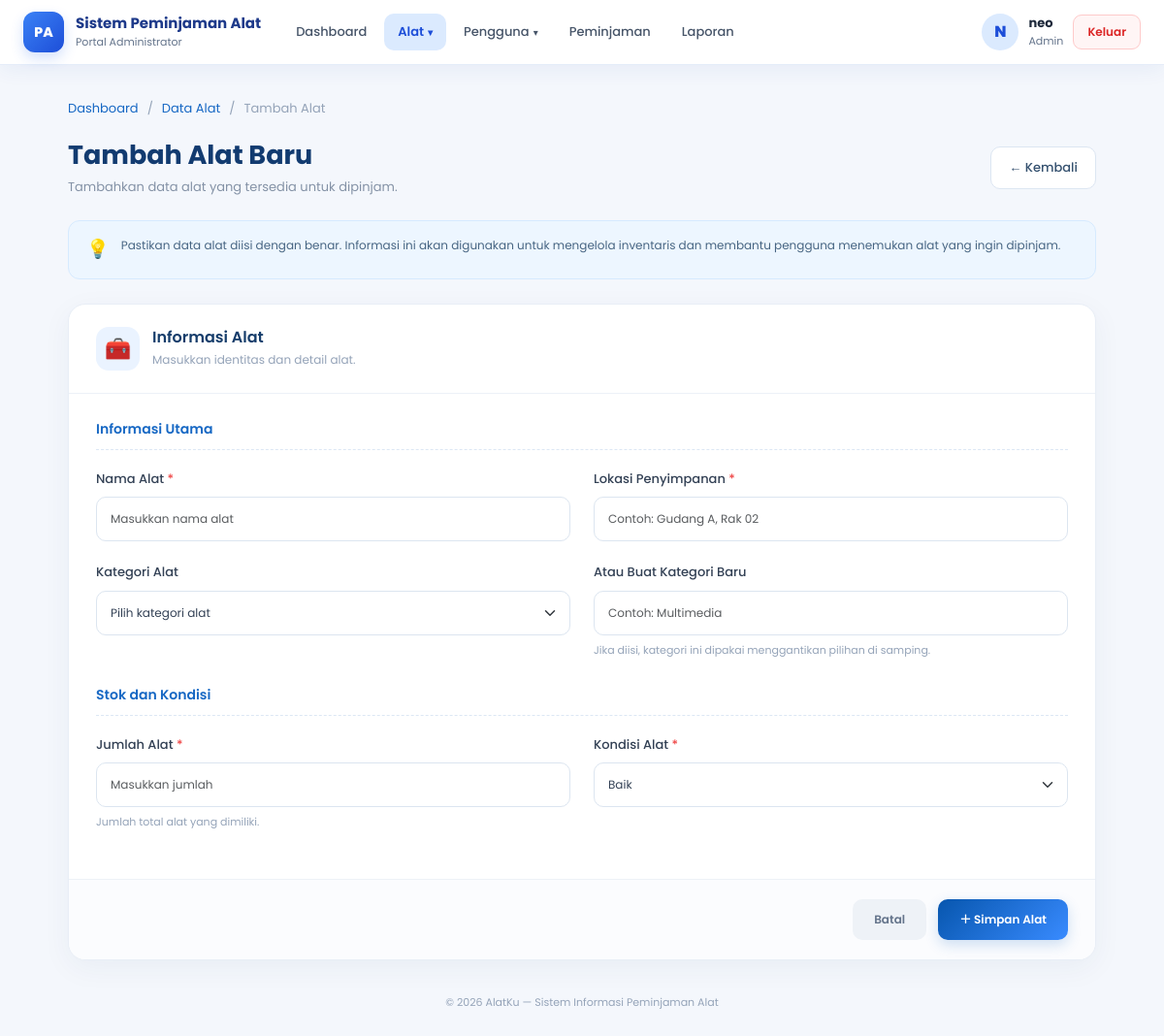
Page /admin/tambah_alat.php (signed in) on the committed database.
### tables this page shows
CREATE TABLE `users` (
  `id` int(11) NOT NULL,
  `username` varchar(50) NOT NULL,
  `nama_lengkap` varchar(100) NOT NULL,
  `alamat` varchar(225) NOT NULL,
  `password` varchar(255) NOT NULL,
  `role` enum('admin','petugas','peminjam') NOT NULL
);

### includes/auth.php (called while the page is built, shortened)
<?php
function e($v): string
{
    return htmlspecialchars((string)$v, ENT_QUOTES, 'UTF-8');
}
function auth_user(PDO $pdo): array
{
    static $user = null;
    if ($user !== null) {
        return $user;
    }
    $s = $pdo->prepare('SELECT id, username, nama_lengkap, role FROM users WHERE id = ?');
    $s->execute([$_SESSION['user_id']]);
    $user = $s->fetch();
    return $user;
}
function dashboard_url(string $role): string
{
    return match ($role) {
        'admin'   => 'dashboard_admin.php',
        'petugas' => 'status_peminjaman.php',
        default   => 'lihat_alat.php',
    };
}
function require_role(PDO $pdo, array $roles): array
{
    $u = auth_user($pdo);
    return $u;
}
function pull_flash(): ?array
{
    $f = $_SESSION['flash'] ?? null;
    return $f;
}
function role_label(string $role): string
{
    return ['admin' => 'Admin', 'petugas' => 'Petugas', 'peminjam' => 'Peminjam'][$role] ?? ucfirst($role);
}

### admin/tambah_alat.php (the view, shortened to what this page needs)
<?php
require_once __DIR__ . '/../includes/auth.php';
$me = require_role($pdo, ['admin']);
$kondisiList = ['baik' => 'Baik', 'rusak ringan' => 'Rusak Ringan', 'rusak berat' => 'Rusak Berat'];
?>
<!DOCTYPE html>
<html lang="id">
<head>
    <link rel="stylesheet" href="../asset/css/bootstrap.css">
    <link rel="stylesheet" href="../asset/css/navbar.css">
</head>
<body>
<?php include __DIR__ . '/../includes/navbar.php'; ?>
    <main class="container-main">
        <div class="breadcrumb-custom">
            <a href="dashboard_admin.php">Dashboard</a>
            <span>/</span>
            <a href="lihat_alat.php">Data Alat</a>
            <span>/</span>
            <span>Tambah Alat</span>
        </div>
        <div class="page-heading">
            <div>
                <h1>Tambah Alat Baru</h1>
                <p>Tambahkan data alat yang tersedia untuk dipinjam.</p>
            </div>
            <a href="dashboard_admin.php" class="btn-back">
                ← Kembali
            </a>
        </div>
        <div class="info-box">
            <span>💡</span>
            <p>
                Pastikan data alat diisi dengan benar. Informasi ini akan digunakan
                untuk mengelola inventaris dan membantu pengguna menemukan alat
                yang ingin dipinjam.
            </p>
        </div>
        <form id="formTambahAlat" method="post" action="tambah_alat.php">
            <div class="form-card">
                <div class="card-header-custom">
                    <div class="header-icon">🧰</div>
                    <div>
                        <h5>Informasi Alat</h5>
                        <p>Masukkan identitas dan detail alat.</p>
                    </div>
                </div>
                <div class="form-body">
                    <h6 class="section-title">Informasi Utama</h6>
                    <div class="row">
                        <div class="col-md-6">
                            <div class="form-group">
                                <label for="nama_alat" class="form-label">
                                    Nama Alat <span class="required">*</span>
                                </label>
                                <input type="text" class="form-control" id="nama_alat" name="nama_alat"
                                       value="<?= e($f['nama_alat']) ?>"
                                       placeholder="Masukkan nama alat" maxlength="100" required>
                            </div>
                        </div>
                        <div class="col-md-6">
                            <div class="form-group">
                                <label for="lokasi" class="form-label">
                                    Lokasi Penyimpanan <span class="required">*</span>
                                </label>
                                <input type="text" class="form-control" id="lokasi" name="lokasi"
                                       value="<?= e($f['lokasi']) ?>"
                                       placeholder="Contoh: Gudang A, Rak 02" maxlength="100" required>
                            </div>
                        </div>
                        <div class="col-md-6">
                            <div class="form-group">
                                <label for="id_kategori" class="form-label">Kategori Alat</label>
                                <select class="form-select" id="id_kategori" name="id_kategori">
                                    <option value="">Pilih kategori alat</option>
                                </select>
                            </div>
                        </div>
                        <div class="col-md-6">
                            <div class="form-group">
                                <label for="kategori_baru" class="form-label">Atau Buat Kategori Baru</label>
                                <input type="text" class="form-control" id="kategori_baru" name="kategori_baru"
                                       value="<?= e($f['kategori_baru']) ?>"
                                       placeholder="Contoh: Multimedia" maxlength="100">
                                <div class="form-text">Jika diisi, kategori ini dipakai menggantikan pilihan di samping.</div>
                            </div>
                        </div>
                    </div>
                    <h6 class="section-title mt-2">Stok dan Kondisi</h6>
                    <div class="row">
                        <div class="col-md-6">
                            <div class="form-group">
                                <label for="stok" class="form-label">
                                    Jumlah Alat <span class="required">*</span>
                                </label>
                                <input type="number" class="form-control" id="stok" name="stok"
                                       value="<?= e($f['stok']) ?>"
                                       placeholder="Masukkan jumlah" min="1" required>
                                <div class="form-text">Jumlah total alat yang dimiliki.</div>
                            </div>
                        </div>
                        <div class="col-md-6">
                            <div class="form-group">
                                <label for="kondisi" class="form-label">
                                    Kondisi Alat <span class="required">*</span>
                                </label>
                                <select class="form-select" id="kondisi" name="kondisi" required>
                                    <?php foreach ($kondisiList as $val => $label): ?>
                                        <option value="<?= e($val) ?>" <?= $f['kondisi'] === $val ? 'selected' : '' ?>>
                                            <?= e($label) ?>
                                        </option>
                                    <?php endforeach; ?>
                                </select>
                            </div>
                        </div>
                    </div>
                </div>
                <div class="form-footer">
                    <a href="dashboard_admin.php" class="btn-custom btn-cancel">Batal</a>
                    <button type="submit" class="btn-custom btn-submit">＋ Simpan Alat</button>
                </div>
            </div>
        </form>
        <div class="footer-text">
            © 2026 AlatKu — Sistem Informasi Peminjaman Alat
        </div>
    </main>
</body>
</html>

### includes/navbar.php (shortened to what this page needs)
<?php
require_once __DIR__ . '/auth.php';
$nvUser  = auth_user($pdo);
$nvRole  = $nvUser['role'];
$nvAlias = ['edit_petugas.php' => 'daftar_user.php'];
$nvCur   = basename(parse_url($_SERVER['REQUEST_URI'], PHP_URL_PATH));
$nvCur   = $nvAlias[$nvCur] ?? $nvCur;
$nvMenus = match ($nvRole) {
    'admin' => [
        ['Dashboard', 'dashboard_admin.php'],
        ['Alat', null, [
            ['Lihat Alat', 'lihat_alat.php'],
            ['Tambah Alat', 'tambah_alat.php'],
            ['Edit Alat', 'edit_alat.php'],
            ['Hapus Alat', 'delete_alat.php'],
        ]],
        ['Pengguna', null, [
            ['Daftar User', 'daftar_user.php'],
            ['Tambah User', 'edit_user.php?tambah=1'],
            ['Daftar Petugas', 'daftar_user.php?role=petugas'],
        ]],
        ['Peminjaman', 'status_peminjaman.php'],
        ['Laporan', 'laporan.php'],
    ],
    'petugas' => [
        ['Peminjaman', 'status_peminjaman.php'],
        ['Lihat Alat', 'lihat_alat.php'],
        ['Laporan', 'laporan.php'],
    ],
    default => [
        ['Lihat Alat', 'lihat_alat.php'],
        ['Pinjam Alat', 'pinjam_alat.php'],
        ['Status Peminjaman', 'status_peminjaman.php'],
    ],
};
function nv_is_active(string $href, string $cur): bool
{
    return basename(parse_url($href, PHP_URL_PATH)) === $cur;
}
$nvInisial = mb_strtoupper(mb_substr($nvUser['nama_lengkap'] ?: $nvUser['username'], 0, 1));
$nvPortal  = ['admin' => 'Portal Administrator', 'petugas' => 'Portal Petugas', 'peminjam' => 'Portal Peminjam'][$nvRole] ?? '';
?>
<header class="nv">
    <div class="nv-inner">
        <a class="nv-brand" href="<?= e(dashboard_url($nvRole)) ?>">
            <span class="nv-logo">PA</span>
            <span class="nv-brandtext">
                <strong>Sistem Peminjaman Alat</strong>
                <small><?= e($nvPortal) ?></small>
            </span>
        </a>
        <div class="nv-collapse" id="nvCollapse">
            <nav class="nv-menu" aria-label="Menu utama">
                <?php foreach ($nvMenus as $m): ?>
                    <?php if (isset($m[2])): ?>
                        <?php
                        $groupActive = false;
                        foreach ($m[2] as $c) {
                            if (nv_is_active($c[1], $nvCur)) { $groupActive = true; }
                        }
                        ?>
                        <div class="nv-dd">
                            <button type="button"
                                    class="nv-link nv-dd-btn<?= $groupActive ? ' active' : '' ?>"
                                    aria-expanded="false">
                                <?= e($m[0]) ?> <span class="nv-caret">▾</span>
                            </button>
                        </div>
                    <?php else: ?>
                        <a class="nv-link<?= nv_is_active($m[1], $nvCur) ? ' active' : '' ?>"
                           href="<?= e($m[1]) ?>"><?= e($m[0]) ?></a>
                    <?php endif; ?>
                <?php endforeach; ?>
            </nav>
            <div class="nv-profile">
                <div class="nv-avatar"><?= e($nvInisial) ?></div>
                <div class="nv-info">
                    <strong><?= e($nvUser['nama_lengkap'] ?: $nvUser['username']) ?></strong>
                    <span><?= e(role_label($nvRole)) ?></span>
                </div>
                <a href="logout.php" class="nv-logout"
                   onclick="return confirm('Apakah kamu yakin ingin keluar?')">Keluar</a>
            </div>
        </div>
    </div>
</header>

### asset/css/navbar.css (style rules this page uses)
body { padding: 0 !important; }
.nv { position: sticky; top: 0; z-index: 1000; background: #fff; border-bottom: 1px solid #e5edf9; box-shadow: 0 4px 22px rgba(30, 64, 175, .07); font-family: inherit; }
.nv-inner { max-width: 1280px; margin: 0 auto; padding: 12px 24px; display: flex; align-items: center; gap: 22px; }
.nv-brand { display: flex; align-items: center; gap: 12px; text-decoration: none; flex-shrink: 0; }
.nv-logo { width: 42px; height: 42px; border-radius: 12px; display: grid; place-items: center; color: #fff; font-weight: 800; font-size: 14px; background: linear-gradient(135deg, #3b82f6, #1d4ed8); box-shadow: 0 6px 14px rgba(37, 99, 235, .2); }
.nv-brandtext strong { display: block; font-size: 15px; font-weight: 700; color: #1e3a8a; line-height: 1.2; }
.nv-brandtext small { display: block; font-size: 11px; color: #64748b; margin-top: 2px; }
.nv-collapse { flex: 1; display: flex; align-items: center; justify-content: space-between; gap: 20px; }
.nv-menu { display: flex; align-items: center; gap: 4px; flex-wrap: wrap; }
.nv-link { display: inline-flex; align-items: center; gap: 4px; padding: 9px 14px; border: 0; border-radius: 10px; background: transparent; color: #475569; font: inherit; font-size: 13px; font-weight: 500; text-decoration: none; cursor: pointer; transition: background .2s, color .2s; }
.nv-link.active { background: #dbeafe; color: #1d4ed8; font-weight: 600; }
.nv-caret { font-size: 10px; }
.nv-dd { position: relative; }
.nv-profile { display: flex; align-items: center; gap: 10px; flex-shrink: 0; }
.nv-avatar { width: 38px; height: 38px; border-radius: 50%; display: grid; place-items: center; background: #dbeafe; color: #1d4ed8; font-weight: 800; }
.nv-info strong { display: block; font-size: 13px; color: #1e293b; line-height: 1.2; }
.nv-info span { display: block; font-size: 11px; color: #64748b; margin-top: 2px; }
.nv-logout { padding: 8px 14px; border-radius: 9px; border: 1px solid #fecaca; background: #fff5f5; color: #dc2626; font-size: 12px; font-weight: 600; text-decoration: none; transition: background .2s; }

### rows in the picture
users: role "Portal Administrator", nama_lengkap "N", nama_lengkap "neo", role "Admin"

### other values in the picture
$m[0] "Dashboard"
$m[0] "Alat"
$m[0] "Pengguna"
$m[0] "Peminjaman"
$m[0] "Laporan"
form field kondisi "Baik"
